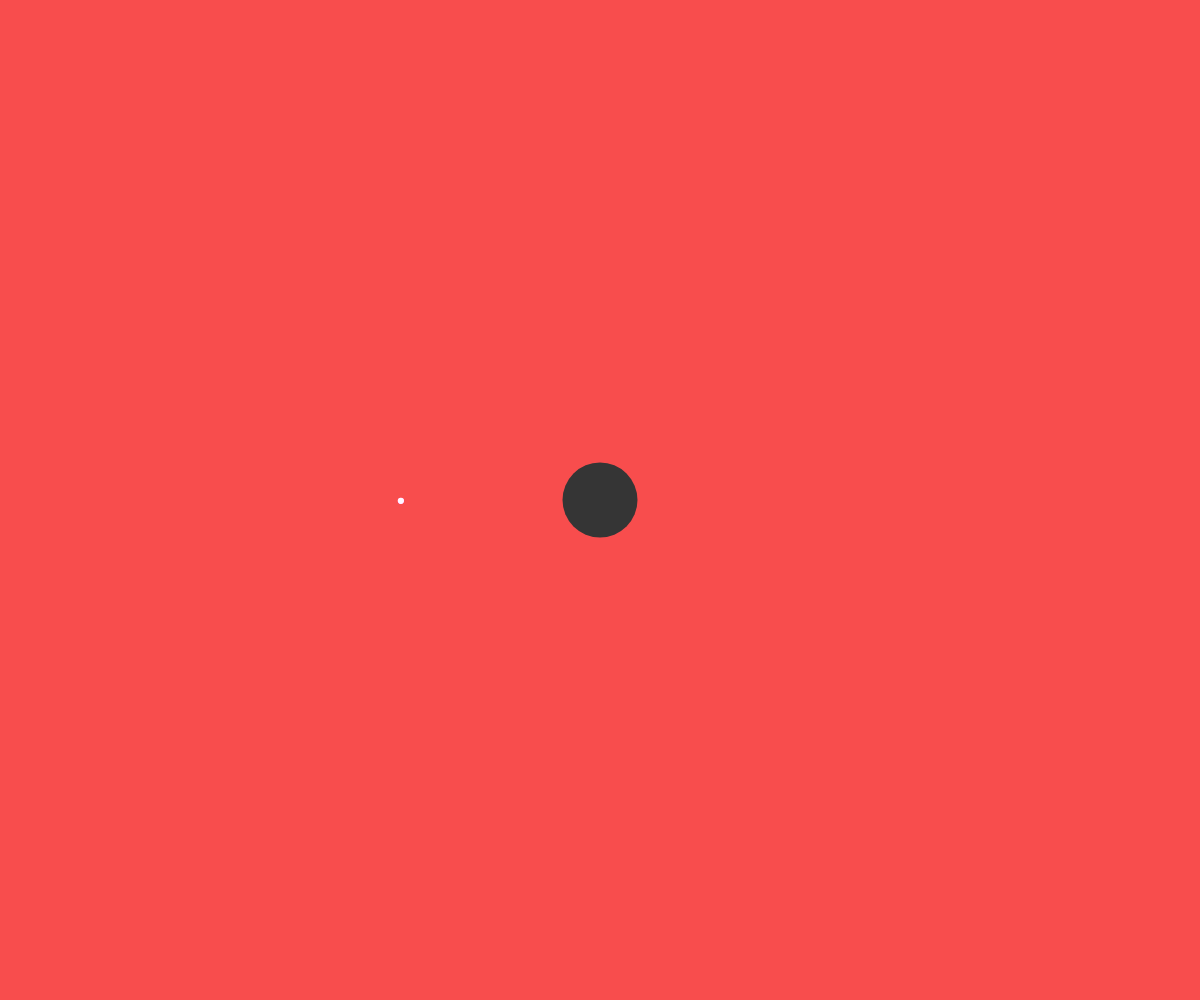
Frame 1 (no input)
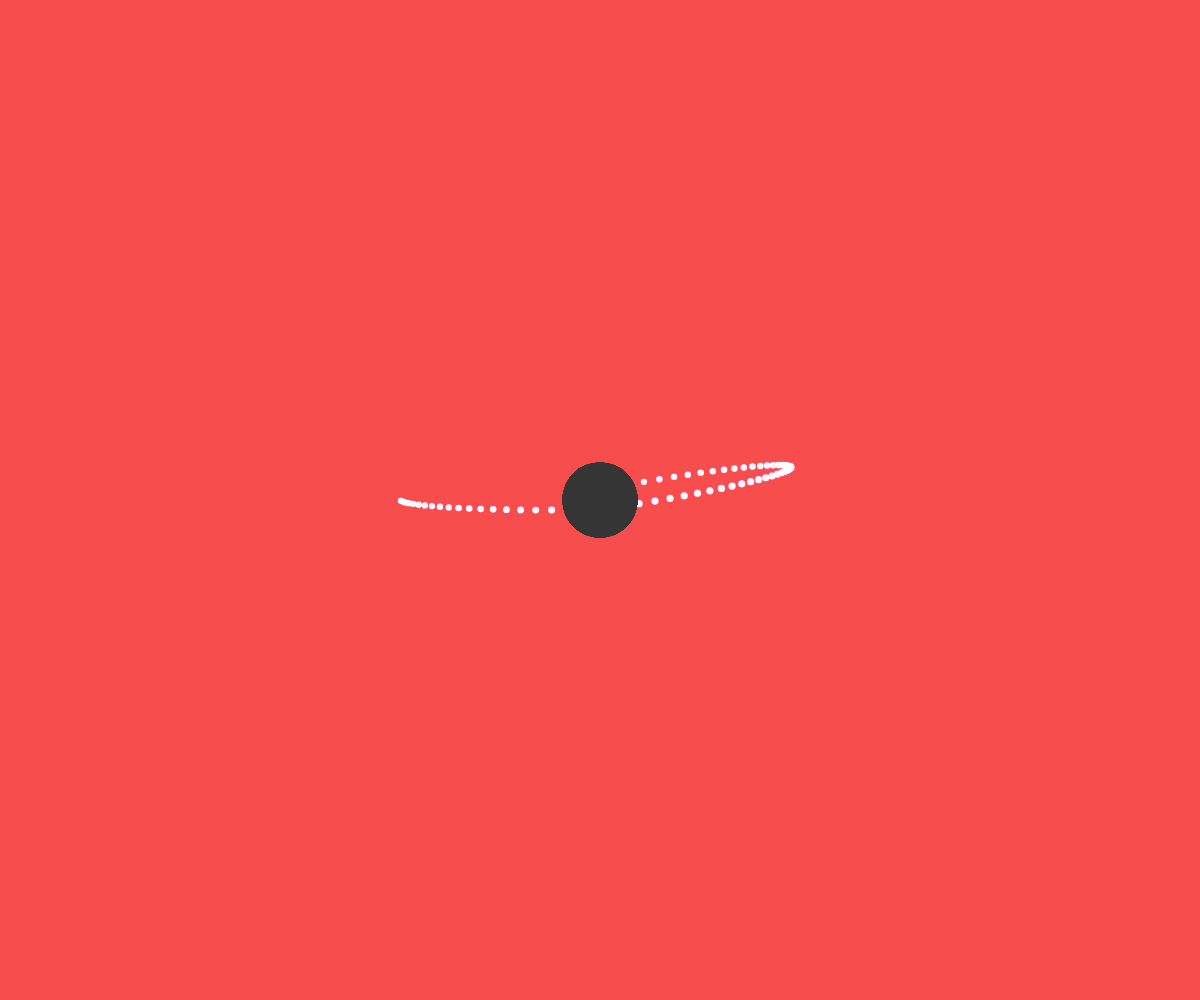
Frame 60 (no input)
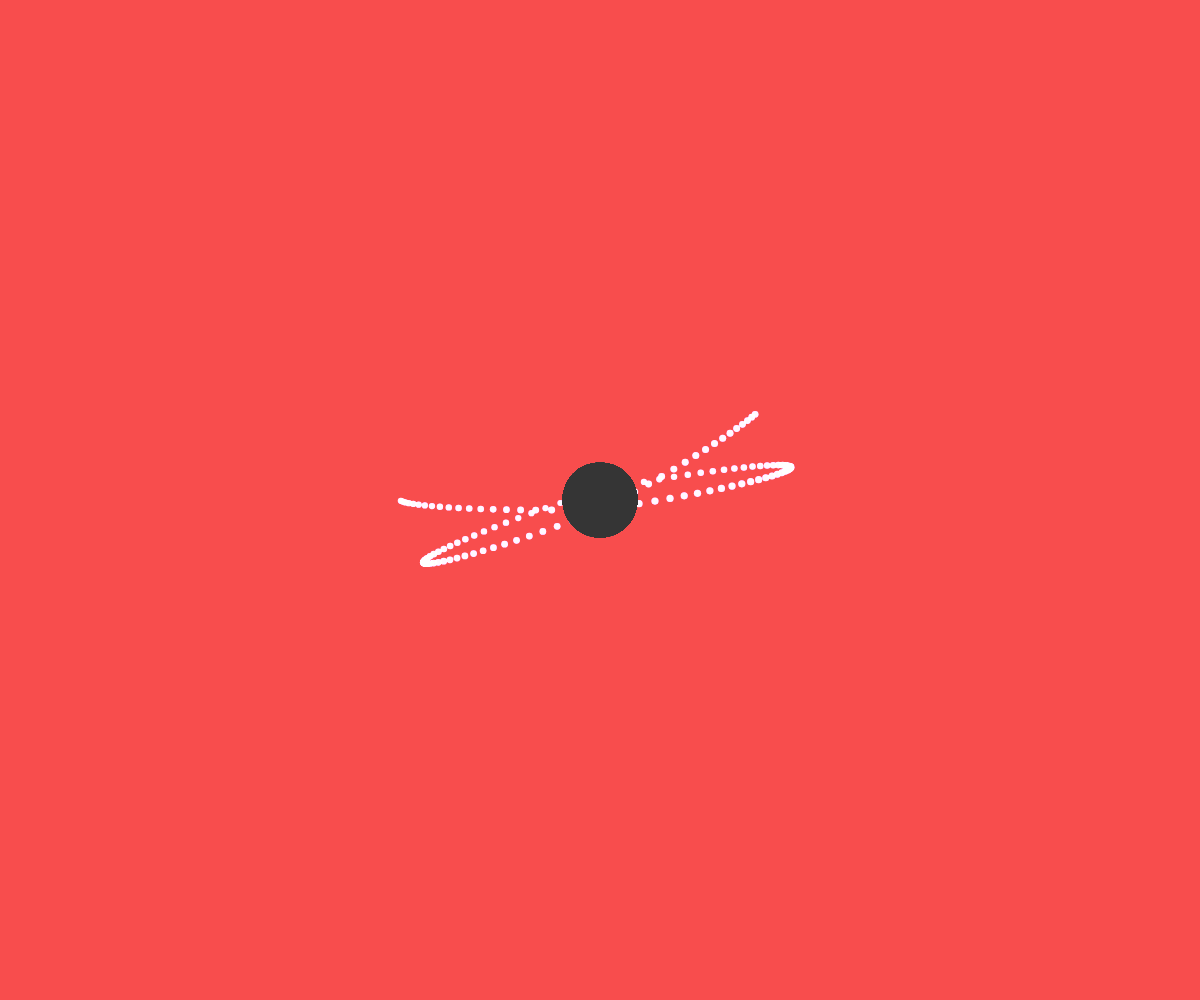
Frame 120 (the mouse pressed at the canvas centre since frame 60)

The p5.js sketch that drew these frames (run headless with seeded random() and noise() and a simulated clock; from frame 60 on, the mouse is pressed at the canvas centre):

// p5.js sketch
// ── sketch.js
var particle;
var attractor;

function setup(){
  createCanvas(windowWidth, windowHeight);
  background('RGBA(248, 77, 77, 1)');
  noStroke();
  particle = new Particle((width/2)-200, (height/2), 1);
  attractor = new Attractor(width/2, height/2);
}

function draw(){
  background('RGBA(248, 77, 77, 0.0)');

  var force = attractor.calculateAttraction(particle);
  particle.applyForce(force);

  particle.update();

  blendMode(OVERLAY);
  particle.display();
  attractor.display();
}

function windowResized() {
  resizeCanvas(windowWidth, windowHeight);
  background('RGBA(248, 77, 77, 1)');
}

// ── attractor.js
var xoff = 0;
function Attractor(x, y){
  this.pos = createVector(x, y);
  this.mass = 150;
  this.G = 1;

  // Key info needed to calculate force:
  //
  // 1. Which way is the force pointing?
  // 2. How strong is the force?
  //

  this.calculateAttraction = function(particle){
    // calc direction of force
    var force = p5.Vector.sub(this.pos, particle.pos);
    // calc distance between objects
    var distance = force.mag();
    // Keep things under control
    distance = constrain(distance, 10, 13);
    // Normalize Vector
    force.normalize();
    // calc gravitational force mag
    var strength = (this.G * this.mass * particle.mass) / (distance * distance);
    // Get force vector --> mag * dist
    force.mult(strength);
    return force;
  };

  this.display = function(){
    blendMode(NORMAL);
    fill('#353535');
    var size = 75;
    ellipse(this.pos.x, this.pos.y, size, size);
    xoff += 0.01;
  };
}

// ── particle.js
xoff = 0;
function Particle(x, y, m){
  this.pos = createVector(x, y);
  this.vel = createVector(0, 0.8);
  this.acc = createVector(0, 0);
  this.mass = m;

  // method to be influenced by external force
  this.applyForce = function(force){
    // do not affect original force value
    var f = force.copy();
    f.div(this.mass);
    this.acc.add(f);
  };

  this.update = function(){
    this.vel.add(this.acc);
    this.pos.add(this.vel);

    // reset acc for next force calculation
    this.acc.set(0, 0);
  };

  this.display = function(){
    var size = map(noise(xoff-52), 0, 1, 5, 10);
    blendMode(ADD);
    fill('#68ABFA');
    ellipse(this.pos.x, this.pos.y, (this.mass)*size, (this.mass)*size);
    xoff += 0.01;
  };

  this.edges = function() {
    if(this.pos.y > height){
      this.vel.y *= -1;
      this.pos.y = height;
    }
    if(this.pos.x > width){
      this.vel.x *= -1;
      this.pos.x = width;
    }
  };
}
